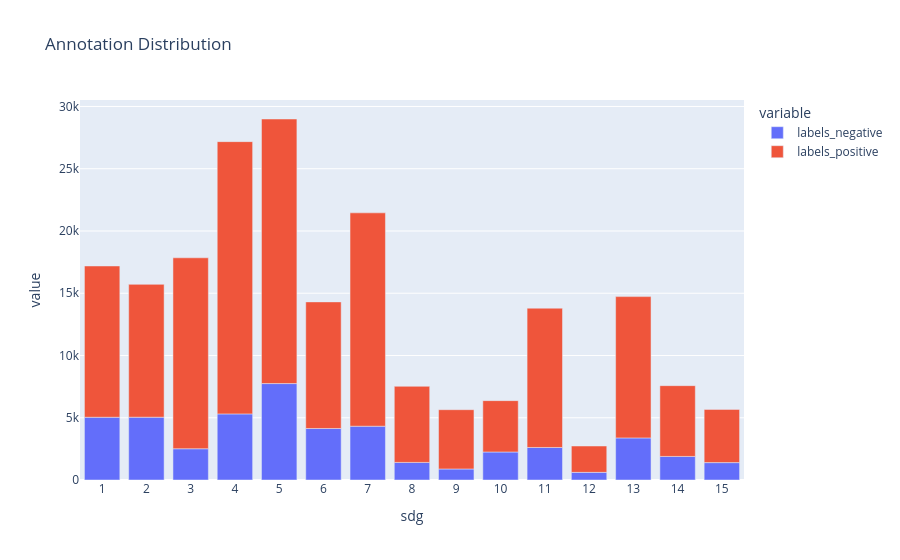

The notebook cell saved with this chart:
### Code cell
'''plot share of positive/negative labels per sdgs to visualise agreement of annotators'''
count_sdg = df[['sdg', 'labels_negative', 'labels_positive']].groupby('sdg', as_index=False).sum()
fig = px.bar(count_sdg, x="sdg", y=["labels_negative", "labels_positive"], title="Annotation Distribution")
fig.update_layout(
    xaxis = dict(
        tickmode = 'linear',
        tick0 = 1,
        dtick = 1
    )
)
fig.show()

print("agreement looks are okayish...")

### Figure 1 — Plotly figure (JSON) as saved in the notebook; plotly's stock layout.template omitted (floating-point values rounded to 4 significant figures)
{"data": [{"alignmentgroup": "True", "hovertemplate": "variable=labels_negative<br>sdg=%{x}<br>value=%{y}<extra></extra>", "legendgroup": "labels_negative", "marker": {"color": "#636efa", "pattern": {"shape": ""}}, "name": "labels_negative", "offsetgroup": "labels_negative", "orientation": "v", "showlegend": true, "textposition": "auto", "type": "bar", "x": [1, 2, 3, 4, 5, 6, 7, 8, 9, 10, 11, 12, 13, 14, 15], "xaxis": "x", "y": [5040, 5045, 2511, 5309, 7745, 4137, 4320, 1412, 886, 2250, 2613, 614, 3380, 1893, 1396], "yaxis": "y"}, {"alignmentgroup": "True", "hovertemplate": "variable=labels_positive<br>sdg=%{x}<br>value=%{y}<extra></extra>", "legendgroup": "labels_positive", "marker": {"color": "#EF553B", "pattern": {"shape": ""}}, "name": "labels_positive", "offsetgroup": "labels_positive", "orientation": "v", "showlegend": true, "textposition": "auto", "type": "bar", "x": [1, 2, 3, 4, 5, 6, 7, 8, 9, 10, 11, 12, 13, 14, 15], "xaxis": "x", "y": [12150, 10669, 15334, 21867, 21249, 10169, 17136, 6113, 4761, 4125, 11187, 2117, 11348, 5683, 4275], "yaxis": "y"}], "layout": {"barmode": "relative", "legend": {"title": {"text": "variable"}, "tracegroupgap": 0}, "title": {"text": "Annotation Distribution"}, "xaxis": {"anchor": "y", "domain": [0, 1], "dtick": 1, "tick0": 1, "tickmode": "linear", "title": {"text": "sdg"}}, "yaxis": {"anchor": "x", "domain": [0, 1], "title": {"text": "value"}}}}
